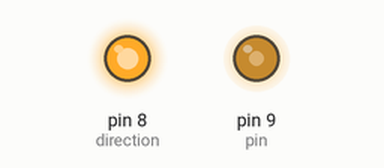
Simulated run of this sketch. Board: Arduino Uno, built with avr-gcc and run on an emulated ATmega328P. On the bench: output pins drawn as LEDs (lit = HIGH).

Above: at 0.1 s.
Timing chart, 0 to 1.6 s (numbered marks = the images above):
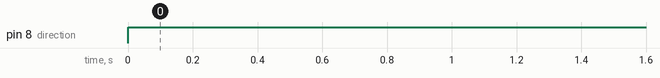

The sketch:

TestStepperDrv8811Timer.ino
```cpp
#include <TimerOne.h>

const int direction = 8;
const int pin = 9;

void setup(void)
{
  pinMode(direction, OUTPUT);
  Timer1.initialize(5000);  // 5000ms  = 40 Hz
  Timer1.pwm(pin, 512); // second parameter is duty from 0 to 1023
}

void loop(void) {
  digitalWrite(direction, HIGH);

 Timer1.setPeriod(5000); // 5000 is 1 rotation per seconds
 delay(1000000);

  byte rpm = 60;
  Timer1.setPeriod((50 * 60 / rpm) * 100); // 5000 is 1 rotation per seconds
  delay(100000);
}
```

Measured:
- by itself, pin 8 (direction): LOW → HIGH at 0.00 s
